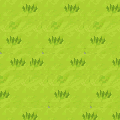

This is a level from a 2D game, rendered from its Tiled map with the project's own tilesets. A one-line summary and the complete map file follow:
An orthogonal 20x20 tile map with 6x6 px tiles, 1 tile layer (Tile Layer 1), 2 tilesets.

<map version="1.0" orientation="orthogonal" renderorder="right-down" width="20" height="20" tilewidth="6" tileheight="6" nextobjectid="1">
 <tileset firstgid="1" name="tileset9" tilewidth="6" tileheight="6" tilecount="4536" columns="81">
  <image source="tileset/tileset9.png" width="491" height="340" />
 </tileset>
 <tileset firstgid="4537" name="tileset8" tilewidth="6" tileheight="6" tilecount="27632" columns="314">
  <image source="tileset/tileset8.png" width="1888" height="528" />
 </tileset>
 <layer name="Tile Layer 1" width="20" height="20">
  <data encoding="csv">
14664,14665,14666,14667,14668,14669,14670,14664,14665,14666,14667,14668,14669,14670,14664,14665,14666,14667,14668,14669,
14978,14979,14980,14981,14982,14983,14984,14978,14979,14980,14981,14982,14983,14984,14978,14979,14980,14981,14982,14983,
15292,15293,15294,15295,15296,15297,15298,15292,15293,15294,15295,15296,15297,15298,15292,15293,15294,15295,15296,15297,
15606,15607,15608,15609,15610,15611,15612,15606,15607,15608,15609,15610,15611,15612,15606,15607,15608,15609,15610,15611,
15920,15921,15922,15923,15924,15925,15926,15920,15921,15922,15923,15924,15925,15926,15920,15921,15922,15923,15924,15925,
16234,16235,16236,16237,16238,16239,16240,16234,16235,16236,16237,16238,16239,16240,16234,16235,16236,16237,16238,16239,
16548,16549,16550,16551,16552,16553,16554,16548,16549,16550,16551,16552,16553,16554,16548,16549,16550,16551,16552,16553,
16862,16863,16864,16865,16866,16867,16868,16862,16863,16864,16865,16866,16867,16868,16862,16863,16864,16865,16866,16867,
17176,17177,17178,17179,17180,17181,17182,17176,17177,17178,17179,17180,17181,17182,17176,17177,17178,17179,17180,17181,
14666,14667,14668,14669,14670,14668,14669,14670,14664,14665,14666,14667,14668,14669,14670,14664,14665,14666,14667,14668,
14980,14981,14982,14983,14984,14982,14983,14984,14978,14979,14980,14981,14982,14983,14984,14978,14979,14980,14981,14982,
15294,15295,15296,15297,15298,15296,15297,15298,15292,15293,15294,15295,15296,15297,15298,15292,15293,15294,15295,15296,
15608,15609,15610,15611,15612,15610,15611,15612,15606,15607,15608,15609,15610,15611,15612,15606,15607,15608,15609,15610,
15922,15923,15924,15925,15926,15924,15925,15926,15920,15921,15922,15923,15924,15925,15926,15920,15921,15922,15923,15924,
16236,16237,16238,16239,16240,16238,16239,16240,16234,16235,16236,16237,16238,16239,16240,16234,16235,16236,16237,16238,
16550,16551,16552,16553,16554,16552,16553,16554,16548,16549,16550,16551,16552,16553,16554,16548,16549,16550,16551,16552,
16864,16865,16866,16867,16868,16866,16867,16868,16862,16863,16864,16865,16866,16867,16868,16862,16863,16864,16865,16866,
17178,17179,17180,17181,17182,17180,17181,17182,17176,17177,17178,17179,17180,17181,17182,17176,17177,17178,17179,17180,
14664,14665,14666,14667,14668,14669,14670,14664,14665,14666,14664,14665,14666,14667,14668,14669,14670,14666,14667,14668,
14978,14979,14980,14981,14982,14983,14984,14978,14979,14980,14978,14979,14980,14981,14982,14983,14984,14980,14981,14982
</data>
 </layer>
</map>
